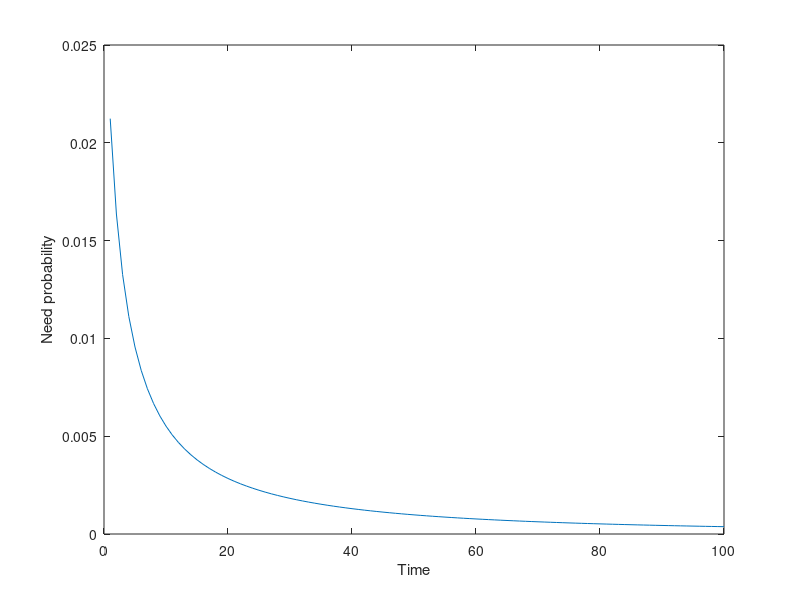

Write MATLAB code to recreate this figure.
clear all; close all; home;

%% 
% ######################
% ##### Parameters #####
% ######################

% v/b = Average use rate
%   The default setting (v=2, b=100) assumes that, 
%   on average, items are used 2 times within 100 time units.

v = 2;
b = 100;

% Suppose an item has been used n times within the past t time units
n = 1;

% Decay rate: how fast desirability decays
% d = 0.4;

% T       = 1:100               ; 
% Mt      = zeros(1,length(T))  ;
% Elambda = zeros(1,length(T))  ;
% Decay   = zeros(1,length(T))  ;
% P_A_HA  = zeros(1,length(T))  ;
 
% for i = 1:length(T)                  % for 100 time steps
%     t = T(i)                       ; % at each time step
%     Mt(i)      = (1- exp(-d*t))/d  ; % exp(x) gives you e^x
%     Elambda(i) = (v+n)/(Mt(i)+b)   ; % expected value of lambda
%     Decay(i)   = exp(-d*t)         ; % decay rate
% 
%     P_A_HA(i)  = Elambda(i)*Decay(i)  ; % need probability (expected value of desireability * decay)
% end

% plot(T,P_A_HA) ;
% xlabel('Time') ; 
% ylabel('Need probability') ;

% item used v times within b time units
% n and t related to history of usage (characterize HA)
% d = decay rate
% M(t) = desirability can change over time (non-homogenous Poisson)

%%
% now, assume 1000 different decay rate values (from exponential distribution)
% for each decay rate, compute the need probability
% take the average of 1000 need probabilities --> your average

% parameters for exponential distribution

a = .4 ;
N = 1000 ;

dsample = exprnd(a, 1, N) ; % 1 x N vector of numbers sampled from an exponential distribution, with mean = a

T = 1:100 ;

% dRates = zeros(N, length(T)) ; % 1000x100 matrix to store decay rates for 1000 d's

for iDecay = 1:N
    d=dsample(iDecay);

    for i  = 1:length(T)               % for 100 time steps
        t  = T(i)                    ; % at each time step
        Mt = (1- exp(-d*t))/d        ; % exp(x) gives you e^x
        Elambda   = (v+n)/(Mt+b)     ; % expected value of lambda
        Decay     = exp(-d*t)        ; % decay rate

        dRates(i,iDecay) = Elambda*Decay    ; % update need prob vector for current d
    end
end

P_A_HA = sum(dRates, 2) ./ N ;

plot(T,P_A_HA) ;
xlabel('Time') ; 
ylabel('Need probability') ;